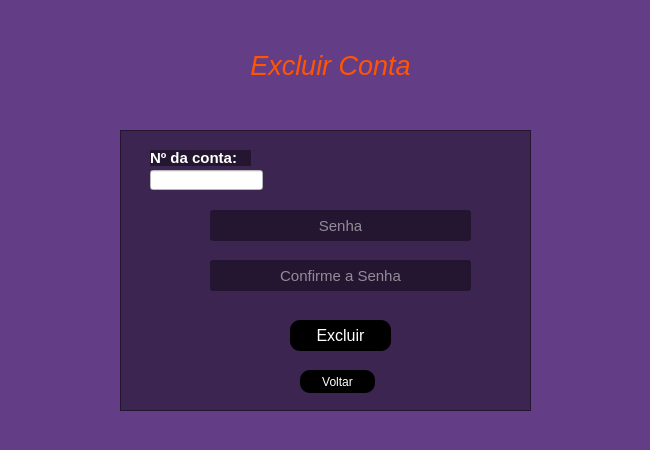
<?xml version="1.0" encoding="UTF-8"?>
<ui version="4.0">
 <class>MainWindow</class>
 <widget class="QMainWindow" name="MainWindow">
  <property name="geometry">
   <rect>
    <x>0</x>
    <y>0</y>
    <width>650</width>
    <height>450</height>
   </rect>
  </property>
  <property name="minimumSize">
   <size>
    <width>650</width>
    <height>450</height>
   </size>
  </property>
  <property name="maximumSize">
   <size>
    <width>650</width>
    <height>450</height>
   </size>
  </property>
  <property name="windowTitle">
   <string>MainWindow</string>
  </property>
  <property name="styleSheet">
   <string notr="true">background-color: rgb(100, 61, 135);</string>
  </property>
  <widget class="QWidget" name="centralwidget">
   <widget class="QLabel" name="txt_nomeTelaSaque">
    <property name="geometry">
     <rect>
      <x>240</x>
      <y>40</y>
      <width>181</width>
      <height>51</height>
     </rect>
    </property>
    <property name="font">
     <font>
      <pointsize>20</pointsize>
      <weight>50</weight>
      <italic>true</italic>
      <bold>false</bold>
     </font>
    </property>
    <property name="styleSheet">
     <string notr="true">color: rgb(255, 85, 0);
</string>
    </property>
    <property name="text">
     <string>Excluir Conta</string>
    </property>
    <property name="alignment">
     <set>Qt::AlignCenter</set>
    </property>
   </widget>
   <widget class="QFrame" name="frame">
    <property name="geometry">
     <rect>
      <x>120</x>
      <y>130</y>
      <width>411</width>
      <height>281</height>
     </rect>
    </property>
    <property name="styleSheet">
     <string notr="true">background-color: rgba(0, 0, 0, 0.4);</string>
    </property>
    <property name="frameShape">
     <enum>QFrame::StyledPanel</enum>
    </property>
    <property name="frameShadow">
     <enum>QFrame::Raised</enum>
    </property>
    <widget class="QPushButton" name="btn_excluir">
     <property name="geometry">
      <rect>
       <x>170</x>
       <y>190</y>
       <width>101</width>
       <height>31</height>
      </rect>
     </property>
     <property name="font">
      <font>
       <pointsize>12</pointsize>
      </font>
     </property>
     <property name="cursor">
      <cursorShape>PointingHandCursor</cursorShape>
     </property>
     <property name="styleSheet">
      <string notr="true">QPushButton{
	background-color: rgb(0, 0, 0);
	color: rgb(255, 255, 255);
	border-radius: 10px
}

QPushButton:hover{
	background-color: rgb(255, 0, 0);
	color: rgb(255, 255, 255);
}

</string>
     </property>
     <property name="text">
      <string>Excluir</string>
     </property>
    </widget>
    <widget class="QPushButton" name="btn_voltar">
     <property name="geometry">
      <rect>
       <x>180</x>
       <y>240</y>
       <width>75</width>
       <height>23</height>
      </rect>
     </property>
     <property name="styleSheet">
      <string notr="true">QPushButton {
	background-color: rgb(0, 0, 0);	
	color: rgb(255, 255, 255);
	border-radius: 10px
}

QPushButton:hover {
	background-color: rgb(255, 255, 255);
	color: rgb(255, 85, 0);
}</string>
     </property>
     <property name="text">
      <string>Voltar</string>
     </property>
    </widget>
    <widget class="QLineEdit" name="txt_senha">
     <property name="geometry">
      <rect>
       <x>90</x>
       <y>80</y>
       <width>261</width>
       <height>31</height>
      </rect>
     </property>
     <property name="font">
      <font>
       <pointsize>11</pointsize>
      </font>
     </property>
     <property name="styleSheet">
      <string notr="true">color: rgb(255, 255, 255);</string>
     </property>
     <property name="echoMode">
      <enum>QLineEdit::Password</enum>
     </property>
     <property name="alignment">
      <set>Qt::AlignCenter</set>
     </property>
     <property name="placeholderText">
      <string>Senha</string>
     </property>
    </widget>
    <widget class="QLineEdit" name="txt_senhaConfirmacao">
     <property name="geometry">
      <rect>
       <x>90</x>
       <y>130</y>
       <width>261</width>
       <height>31</height>
      </rect>
     </property>
     <property name="font">
      <font>
       <pointsize>11</pointsize>
      </font>
     </property>
     <property name="styleSheet">
      <string notr="true">color: rgb(255, 255, 255);</string>
     </property>
     <property name="echoMode">
      <enum>QLineEdit::Password</enum>
     </property>
     <property name="alignment">
      <set>Qt::AlignCenter</set>
     </property>
     <property name="placeholderText">
      <string>Confirme a Senha</string>
     </property>
    </widget>
    <widget class="QLabel" name="txt_nomeNumConta">
     <property name="geometry">
      <rect>
       <x>30</x>
       <y>20</y>
       <width>101</width>
       <height>16</height>
      </rect>
     </property>
     <property name="font">
      <font>
       <pointsize>11</pointsize>
       <weight>75</weight>
       <bold>true</bold>
      </font>
     </property>
     <property name="styleSheet">
      <string notr="true">background-color: rgba(0, 0, 0, 0.4);
color: rgb(255, 255, 255);</string>
     </property>
     <property name="text">
      <string>Nº da conta:</string>
     </property>
     <property name="alignment">
      <set>Qt::AlignLeading|Qt::AlignLeft|Qt::AlignVCenter</set>
     </property>
    </widget>
    <widget class="QLineEdit" name="txt_numeroConta">
     <property name="geometry">
      <rect>
       <x>30</x>
       <y>40</y>
       <width>113</width>
       <height>20</height>
      </rect>
     </property>
     <property name="styleSheet">
      <string notr="true">background-color: rgb(255, 255, 255);
color: rgb(0, 0, 0);</string>
     </property>
    </widget>
   </widget>
  </widget>
  <widget class="QStatusBar" name="statusbar"/>
 </widget>
 <resources/>
 <connections/>
</ui>
